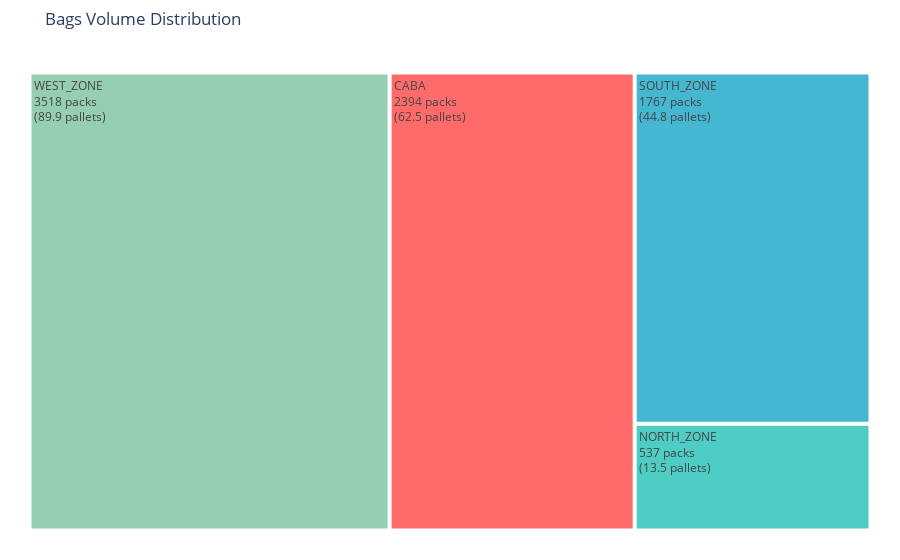

Notebook code cell kept with this figure:
### Code cell
# Chart: Pallet Volume by Zone (Treemap)
fig = px.treemap(
    by_zone, path=["delivery_zone_id"], values="packs",
    color="delivery_zone_id", color_discrete_map=zone_colors,
    title="Bags Volume Distribution"
)
fig.update_traces(
    textinfo="label+value",
    texttemplate="%{label}<br>%{value:.0f} packs<br>(%{customdata:.1f} pallets)",
    customdata=by_zone["pallets"]
)
fig.update_layout(margin=dict(t=50, l=25, r=25, b=25))
fig.show()

### Figure 1 — Plotly figure (JSON) as saved in the notebook; plotly's stock layout.template omitted (floating-point values rounded to 4 significant figures)
{"data": [{"branchvalues": "total", "customdata": [62.49, 13.46, 44.76, 89.93], "domain": {"x": [0, 1], "y": [0, 1]}, "hovertemplate": "labels=%{label}<br>packs=%{value}<br>parent=%{parent}<br>id=%{id}<br>delivery_zone_id=%{customdata[0]}<extra></extra>", "ids": ["CABA", "NORTH_ZONE", "SOUTH_ZONE", "WEST_ZONE"], "labels": ["CABA", "NORTH_ZONE", "SOUTH_ZONE", "WEST_ZONE"], "marker": {"colors": ["#FF6B6B", "#4ECDC4", "#45B7D1", "#96CEB4"]}, "name": "", "parents": ["", "", "", ""], "textinfo": "label+value", "texttemplate": "%{label}<br>%{value:.0f} packs<br>(%{customdata:.1f} pallets)", "type": "treemap", "values": [2394.0, 537.0, 1767.0, 3518.0]}], "layout": {"legend": {"tracegroupgap": 0}, "margin": {"b": 25, "l": 25, "r": 25, "t": 50}, "title": {"text": "Bags Volume Distribution"}}}
